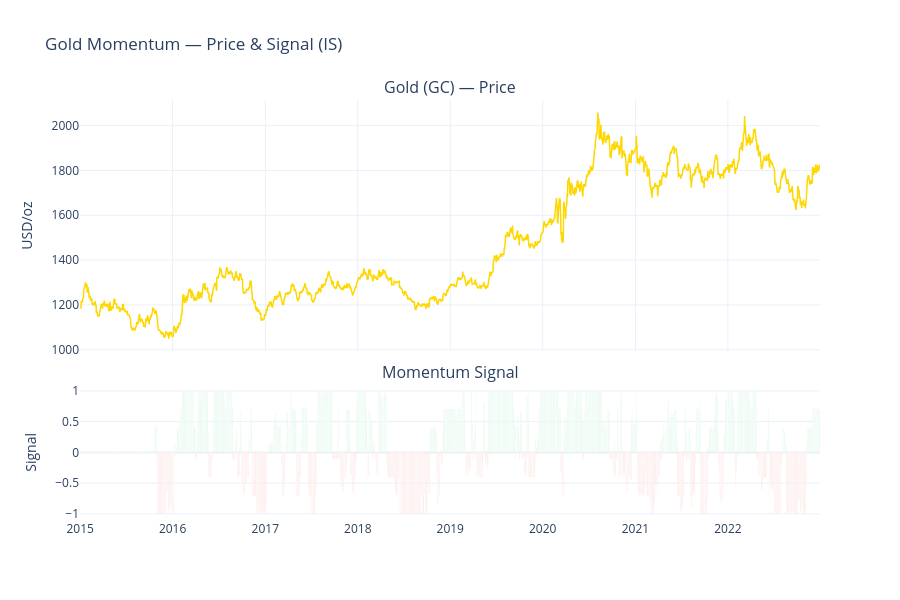
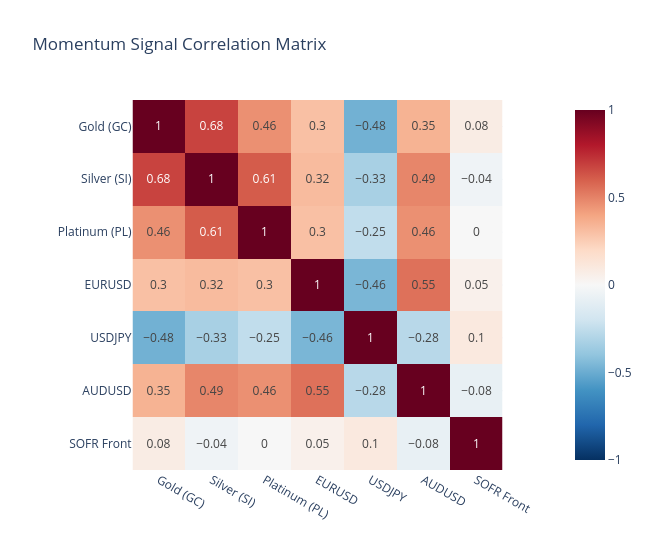

Write notebook code for charts like these, in order.
### Markdown cell above
## Visualisations

1. Gold (GC) price with signal overlay
2. Cross-instrument signal correlation heatmap

### Code cell
# --- 1. GC signal overlay on price ---
gc_key = "gc_fut_front"
gc_bt  = results[gc_key]
gc_sig = signals[gc_key]

fig_gc = make_subplots(
    rows=2, cols=1,
    shared_xaxes=True,
    row_heights=[0.65, 0.35],
    subplot_titles=["Gold (GC) — Price", "Momentum Signal"],
    vertical_spacing=0.08,
)

fig_gc.add_trace(
    go.Scatter(
        x=gc_bt.index, y=gc_bt["price"],
        name="GC Price",
        line=dict(color="#FFD700", width=1.5),
    ),
    row=1, col=1,
)
fig_gc.add_trace(
    go.Bar(
        x=gc_sig.index, y=gc_sig.values,
        name="Signal",
        marker_color=[
            "#2ecc71" if v > 0 else "#e74c3c" for v in gc_sig.values
        ],
        opacity=0.7,
    ),
    row=2, col=1,
)
fig_gc.update_layout(
    template="plotly_white",
    height=600,
    showlegend=False,
    title_text="Gold Momentum — Price & Signal (IS)",
)
fig_gc.update_yaxes(title_text="USD/oz", row=1, col=1)
fig_gc.update_yaxes(title_text="Signal", range=[-1.1, 1.1], row=2, col=1)
fig_gc.show()

# --- 2. Signal correlation heatmap ---
corr = signals.rename(columns=LABELS).corr()
fig_corr = px.imshow(
    corr.round(2),
    text_auto=True,
    color_continuous_scale="RdBu_r",
    zmin=-1, zmax=1,
    title="Momentum Signal Correlation Matrix",
    aspect="equal",
)
fig_corr.update_layout(template="plotly_white", height=550, width=650)
fig_corr.show()

### Figure 1 — Plotly figure (JSON) as saved in the notebook; plotly's stock layout.template omitted (floating-point values rounded to 4 significant figures; data arrays with more than 128 entries replaced by an {"elided": "..."} marker saying what was removed)
{"data": [{"line": {"color": "#FFD700", "width": 1.5}, "name": "GC Price", "type": "scatter", "x": {"elided": "2500 str values"}, "xaxis": "x", "y": {"elided": "2500 float values"}, "yaxis": "y"}, {"marker": {"color": {"elided": "2500 str values"}}, "name": "Signal", "opacity": 0.7, "type": "bar", "x": {"elided": "2500 str values"}, "xaxis": "x2", "y": {"elided": "2500 float values"}, "yaxis": "y2"}], "layout": {"annotations": [{"font": {"size": 16}, "showarrow": false, "text": "Gold (GC) — Price", "x": 0.5, "xanchor": "center", "xref": "paper", "y": 1, "yanchor": "bottom", "yref": "paper"}, {"font": {"size": 16}, "showarrow": false, "text": "Momentum Signal", "x": 0.5, "xanchor": "center", "xref": "paper", "y": 0.322, "yanchor": "bottom", "yref": "paper"}], "height": 600, "showlegend": false, "title": {"text": "Gold Momentum — Price & Signal (IS)"}, "xaxis": {"anchor": "y", "domain": [0, 1], "matches": "x2", "showticklabels": false}, "xaxis2": {"anchor": "y2", "domain": [0, 1]}, "yaxis": {"anchor": "x", "domain": [0.402, 1], "title": {"text": "USD/oz"}}, "yaxis2": {"anchor": "x2", "domain": [0, 0.322], "range": [-1.1, 1.1], "title": {"text": "Signal"}}}}

### Figure 2 — Plotly figure (JSON) as saved in the notebook; plotly's stock layout.template omitted (floating-point values rounded to 4 significant figures)
{"data": [{"coloraxis": "coloraxis", "hovertemplate": "x: %{x}<br>y: %{y}<br>color: %{z}<extra></extra>", "name": "0", "texttemplate": "%{z}", "type": "heatmap", "x": ["Gold (GC)", "Silver (SI)", "Platinum (PL)", "EURUSD", "USDJPY", "AUDUSD", "SOFR Front"], "xaxis": "x", "y": ["Gold (GC)", "Silver (SI)", "Platinum (PL)", "EURUSD", "USDJPY", "AUDUSD", "SOFR Front"], "yaxis": "y", "z": [[1, 0.68, 0.46, 0.3, -0.48, 0.35, 0.08], [0.68, 1, 0.61, 0.32, -0.33, 0.49, -0.04], [0.46, 0.61, 1, 0.3, -0.25, 0.46, 0], [0.3, 0.32, 0.3, 1, -0.46, 0.55, 0.05], [-0.48, -0.33, -0.25, -0.46, 1, -0.28, 0.1], [0.35, 0.49, 0.46, 0.55, -0.28, 1, -0.08], [0.08, -0.04, 0, 0.05, 0.1, -0.08, 1]]}], "layout": {"coloraxis": {"cmax": 1, "cmin": -1, "colorscale": [[0, "rgb(5,48,97)"], [0.1, "rgb(33,102,172)"], [0.2, "rgb(67,147,195)"], [0.3, "rgb(146,197,222)"], [0.4, "rgb(209,229,240)"], [0.5, "rgb(247,247,247)"], [0.6, "rgb(253,219,199)"], [0.7, "rgb(244,165,130)"], [0.8, "rgb(214,96,77)"], [0.9, "rgb(178,24,43)"], [1, "rgb(103,0,31)"]]}, "height": 550, "title": {"text": "Momentum Signal Correlation Matrix"}, "width": 650, "xaxis": {"anchor": "y", "constrain": "domain", "domain": [0, 1], "scaleanchor": "y"}, "yaxis": {"anchor": "x", "autorange": "reversed", "constrain": "domain", "domain": [0, 1]}}}
